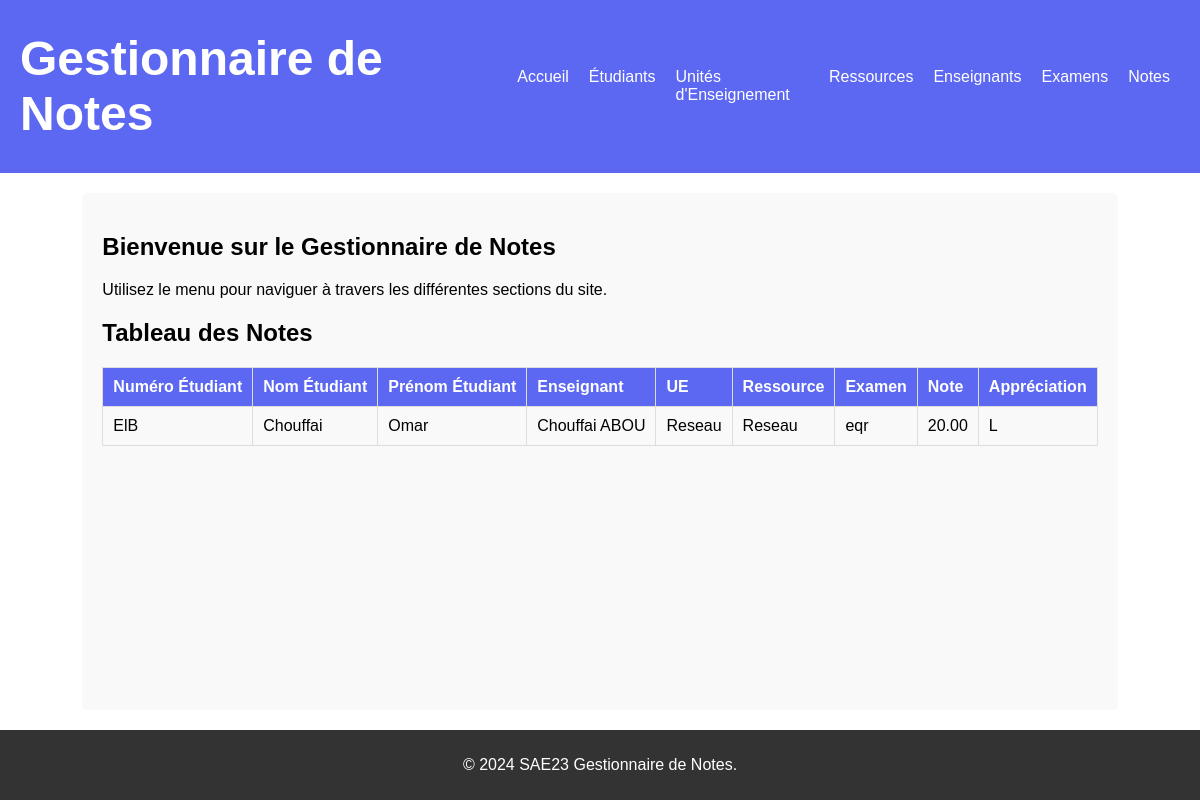
Before: / with the older database file.
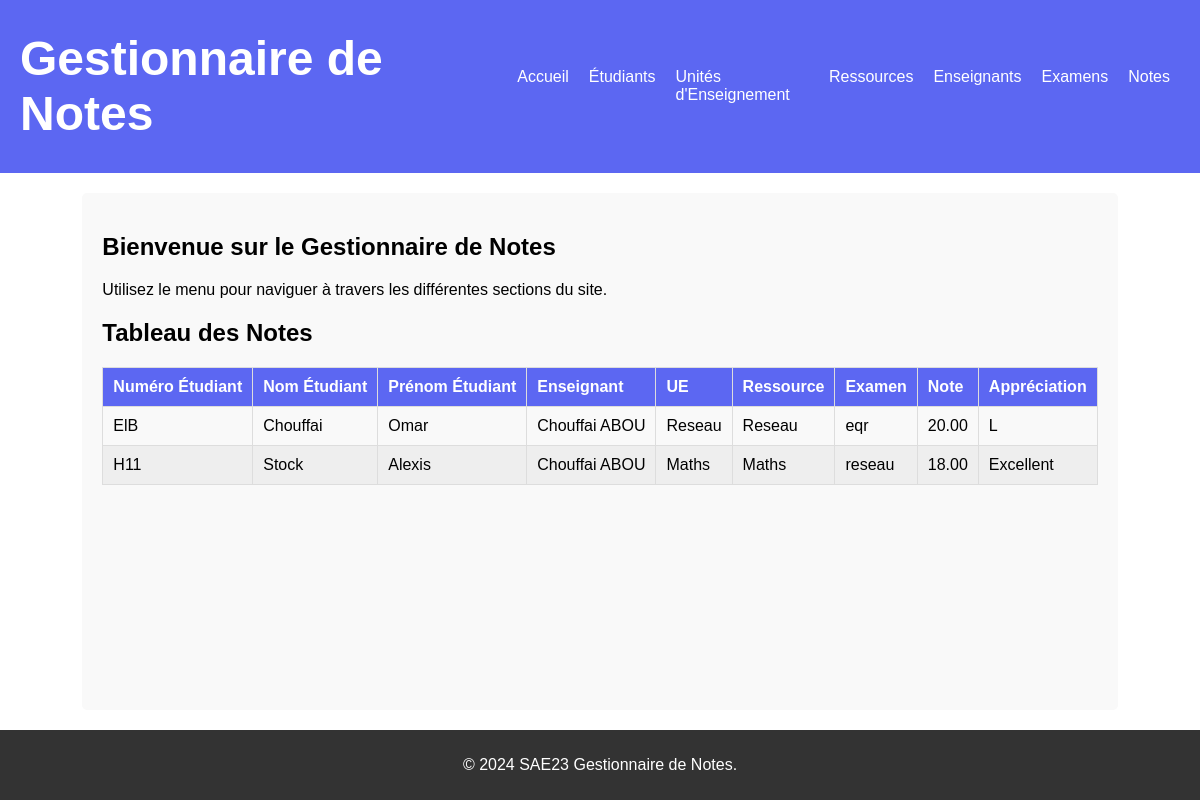
After: the same page with the newer database file.
### gestionnaire_de_notes/models.py (models this page shows, shortened)
class Note(models.Model):
    examen = models.ForeignKey("Examen", on_delete=models.CASCADE)
    etudiant = models.ForeignKey("Etudiant", on_delete=models.CASCADE)
    note = models.DecimalField(max_digits=5, decimal_places=2)
    appreciation = models.TextField()

class Etudiant(models.Model):
    numero = models.CharField(max_length=30, unique=True)
    nom = models.CharField(max_length=30)
    prenom = models.CharField(max_length=30)
    groupe = models.CharField(max_length=30)
    photo = models.ImageField(upload_to='gestionnaire_de_notes/media/photo')
    email = models.EmailField(unique=True)

class Examen(models.Model):
    id = models.AutoField(primary_key=True)
    titre = models.CharField(max_length=100)
    date = models.DateField()
    coefficient = models.DecimalField(max_digits=5, decimal_places=2)
    ressource_ue = models.ForeignKey('RessourceUE', on_delete=models.CASCADE, default=1)

class RessourceUE(models.Model):
    code_ressource = models.CharField(max_length=30, default='default_code_ressource')
    nom = models.CharField(max_length=100)
    descriptif = models.TextField()
    coefficient = models.DecimalField(max_digits=5, decimal_places=2)
    ue = models.ForeignKey('UE', on_delete=models.CASCADE, default=1)
    enseignant = models.ForeignKey('Enseignant', on_delete=models.CASCADE, default=1)

class Enseignant(models.Model):
    id = models.AutoField(primary_key=True)
    nom = models.CharField(max_length=100)
    prenom = models.CharField(max_length=100)

class UE(models.Model):
    code = models.CharField(max_length=30)
    nom = models.CharField(max_length=30)
    semestre = models.CharField(max_length=30)
    credit_ects = models.CharField(max_length=50)

### gestionnaire_de_notes/views.py (the view)
# urls.py: path('', views.accueil, name='accueil'),
def accueil(request):
    notes = Note.objects.select_related('etudiant', 'examen__ressource_ue__ue', 'examen__ressource_ue__enseignant').all()
    return render(request, 'gestionnaire_de_notes/accueil.html', {'notes': notes})

### gestionnaire_de_notes/templates/gestionnaire_de_notes/accueil.html (shortened to what this page needs)
{% extends 'gestionnaire_de_notes/main.html' %}
{% block content %}
    <h2>Bienvenue sur le Gestionnaire de Notes</h2>
    <p>Utilisez le menu pour naviguer à travers les différentes sections du site.</p>
    <h2>Tableau des Notes</h2>
    <table>
        <thead>
            <tr>
                <th>Numéro Étudiant</th>
                <th>Nom Étudiant</th>
                <th>Prénom Étudiant</th>
                <th>Enseignant</th>
                <th>UE</th>
                <th>Ressource</th>
                <th>Examen</th>
                <th>Note</th>
                <th>Appréciation</th>
            </tr>
        </thead>
        <tbody>
            {% for note in notes %}
                <tr>
                    <td>{{ note.etudiant.numero }}</td>
                    <td>{{ note.etudiant.nom }}</td>
                    <td>{{ note.etudiant.prenom }}</td>
                    <td>{{ note.examen.ressource_ue.enseignant.nom }} {{ note.examen.ressource_ue.enseignant.prenom }}</td>
                    <td>{{ note.examen.ressource_ue.ue.nom }}</td>
                    <td>{{ note.examen.ressource_ue.nom }}</td>
                    <td>{{ note.examen.titre }}</td>
                    <td>{{ note.note }}</td>
                    <td>{{ note.appreciation }}</td>
                </tr>
            {% endfor %}
        </tbody>
    </table>
{% endblock %}

Changed rows visible on the page:
added Note: etudiant.numero "H11", etudiant.nom "Stock", etudiant.prenom "Alexis", examen.ressource_ue.enseignant.nom "Chouffai", examen.ressource_ue.enseignant.prenom "ABOU", examen.ressource_ue.ue.nom "Maths", examen.ressource_ue.nom "Maths", examen.titre "reseau", note "18.00", appreciation "Excellent"
